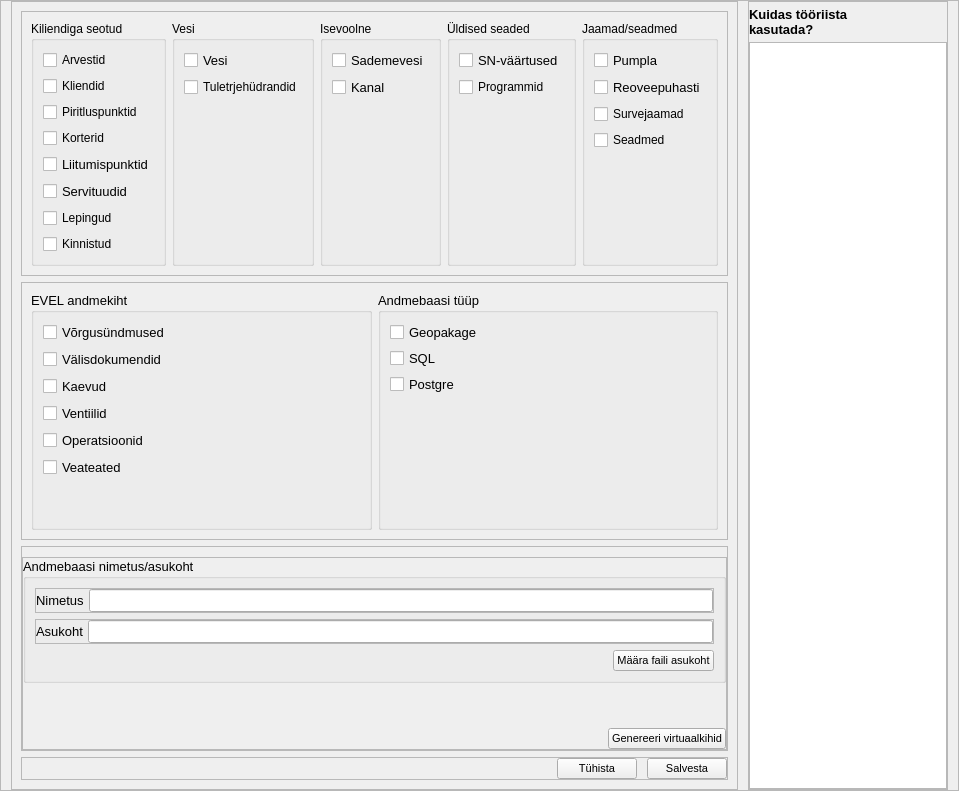
    <widget class="QFrame" name="fMain">
     <property name="minimumSize">
      <size>
       <width>0</width>
       <height>200</height>
      </size>
     </property>
     <property name="frameShape">
      <enum>QFrame::StyledPanel</enum>
     </property>
     <property name="frameShadow">
      <enum>QFrame::Raised</enum>
     </property>
     <layout class="QHBoxLayout" name="horizontalLayout">
      <property name="spacing">
       <number>10</number>
      </property>
      <property name="leftMargin">
       <number>10</number>
      </property>
      <property name="topMargin">
       <number>0</number>
      </property>
      <property name="rightMargin">
       <number>10</number>
      </property>
      <property name="bottomMargin">
       <number>0</number>
      </property>
      <item>
       <widget class="QFrame" name="fMainTools">
        <property name="styleSheet">
         <string notr="true"/>
        </property>
        <property name="frameShape">
         <enum>QFrame::StyledPanel</enum>
        </property>
        <property name="frameShadow">
         <enum>QFrame::Raised</enum>
        </property>
        <layout class="QVBoxLayout" name="verticalLayout">
         <item>
          <widget class="QFrame" name="frame_4">
           <property name="frameShape">
            <enum>QFrame::StyledPanel</enum>
           </property>
           <property name="frameShadow">
            <enum>QFrame::Raised</enum>
           </property>
           <layout class="QHBoxLayout" name="horizontalLayout_6">
            <item>
             <widget class="QGroupBox" name="groupBox_4">
              <property name="title">
               <string>Kiliendiga seotud</string>
              </property>
              <layout class="QVBoxLayout" name="verticalLayout_6">
               <item>
                <widget class="QCheckBox" name="cbFlowMeter">
                 <property name="text">
                  <string>Arvestid</string>
                 </property>
                </widget>
               </item>
               <item>
                <widget class="QCheckBox" name="cbCustomer">
                 <property name="text">
                  <string>Kliendid</string>
                 </property>
                </widget>
               </item>
               <item>
                <widget class="QCheckBox" name="cbDemarcationPoint">
                 <property name="text">
                  <string>Piritluspunktid</string>
                 </property>
                </widget>
               </item>
               <item>
                <widget class="QCheckBox" name="cbApartment">
                 <property name="text">
                  <string>Korterid</string>
                 </property>
                </widget>
               </item>
               <item>
                <widget class="QCheckBox" name="cbConnectionPoints">
                 <property name="font">
                  <font>
                   <pointsize>10</pointsize>
                  </font>
                 </property>
                 <property name="text">
                  <string>Liitumispunktid</string>
                 </property>
                </widget>
               </item>
               <item>
                <widget class="QCheckBox" name="cbEasements">
                 <property name="font">
                  <font>
                   <pointsize>10</pointsize>
                  </font>
                 </property>
                 <property name="text">
                  <string>Servituudid</string>
                 </property>
                </widget>
               </item>
               <item>
                <widget class="QCheckBox" name="cbContract">
                 <property name="text">
                  <string>Lepingud</string>
                 </property>
                </widget>
               </item>
               <item>
                <widget class="QCheckBox" name="cbProperties">
                 <property name="text">
                  <string>Kinnistud</string>
                 </property>
                </widget>
               </item>
              </layout>
             </widget>
            </item>
            <item>
             <widget class="QGroupBox" name="groupBox_5">
              <property name="title">
               <string>Vesi</string>
              </property>
              <layout class="QVBoxLayout" name="verticalLayout_11">
               <item>
                <widget class="QCheckBox" name="cbWater">
                 <property name="font">
                  <font>
                   <pointsize>10</pointsize>
                  </font>
                 </property>
                 <property name="text">
                  <string>Vesi</string>
                 </property>
                </widget>
               </item>
               <item>
                <widget class="QCheckBox" name="cbFirePlug">
                 <property name="text">
                  <string>Tuletrjehüdrandid</string>
                 </property>
                </widget>
               </item>
               <item>
                <spacer name="verticalSpacer_2">
                 <property name="orientation">
                  <enum>Qt::Vertical</enum>
                 </property>
                 <property name="sizeHint" stdset="0">
                  <size>
                   <width>20</width>
                   <height>40</height>
                  </size>
                 </property>
                </spacer>
               </item>
              </layout>
             </widget>
            </item>
            <item>
             <widget class="QGroupBox" name="groupBox_6">
              <property name="title">
               <string>Isevoolne</string>
              </property>
              <layout class="QVBoxLayout" name="verticalLayout_8">
               <item>
                <widget class="QCheckBox" name="cbRainwater">
                 <property name="font">
                  <font>
                   <pointsize>10</pointsize>
                  </font>
                 </property>
                 <property name="text">
                  <string>Sademevesi</string>
                 </property>
                </widget>
               </item>
               <item>
                <widget class="QCheckBox" name="cbSewage">
                 <property name="font">
                  <font>
                   <pointsize>10</pointsize>
                  </font>
                 </property>
                 <property name="text">
                  <string>Kanal</string>
                 </property>
                </widget>
               </item>
               <item>
                <spacer name="verticalSpacer_4">
                 <property name="orientation">
                  <enum>Qt::Vertical</enum>
                 </property>
                 <property name="sizeHint" stdset="0">
                  <size>
                   <width>20</width>
                   <height>40</height>
                  </size>
                 </property>
                </spacer>
               </item>
              </layout>
             </widget>
            </item>
            <item>
             <widget class="QGroupBox" name="groupBox_7">
              <property name="title">
               <string>Üldised seaded</string>
              </property>
              <layout class="QVBoxLayout" name="verticalLayout_7">
               <item>
                <widget class="QCheckBox" name="cbSNConstant">
                 <property name="font">
                  <font>
                   <pointsize>10</pointsize>
                  </font>
                 </property>
                 <property name="text">
                  <string>SN-väärtused</string>
                 </property>
                </widget>
               </item>
               <item>
                <widget class="QCheckBox" name="cbProgram">
                 <property name="text">
                  <string>Programmid</string>
                 </property>
                </widget>
               </item>
               <item>
                <spacer name="verticalSpacer_5">
                 <property name="orientation">
                  <enum>Qt::Vertical</enum>
                 </property>
                 <property name="sizeHint" stdset="0">
                  <size>
                   <width>20</width>
                   <height>40</height>
                  </size>
                 </property>
                </spacer>
               </item>
              </layout>
             </widget>
            </item>
            <item>
             <widget class="QGroupBox" name="groupBox_8">
              <property name="title">
               <string>Jaamad/seadmed</string>
              </property>
              <layout class="QVBoxLayout" name="verticalLayout_9">
               <item>
                <widget class="QCheckBox" name="cbPumpstation">
                 <property name="font">
                  <font>
                   <pointsize>10</pointsize>
                  </font>
                 </property>
                 <property name="text">
                  <string>Pumpla</string>
                 </property>
                </widget>
               </item>
               <item>
                <widget class="QCheckBox" name="cbSewTreatment">
                 <property name="font">
                  <font>
                   <pointsize>10</pointsize>
                  </font>
                 </property>
                 <property name="text">
                  <string>Reoveepuhasti</string>
                 </property>
                </widget>
               </item>
               <item>
                <widget class="QCheckBox" name="cbPressureStation">
                 <property name="text">
                  <string>Survejaamad</string>
                 </property>
                </widget>
               </item>
               <item>
                <widget class="QCheckBox" name="cbDevice">
                 <property name="text">
                  <string>Seadmed</string>
                 </property>
                </widget>
               </item>
               <item>
                <spacer name="verticalSpacer_6">
                 <property name="orientation">
                  <enum>Qt::Vertical</enum>
                 </property>
                 <property name="sizeHint" stdset="0">
                  <size>
                   <width>20</width>
                   <height>40</height>
                  </size>
                 </property>
                </spacer>
               </item>
              </layout>
             </widget>
            </item>
           </layout>
          </widget>
         </item>
         <item>
          <widget class="QFrame" name="frame_5">
           <property name="styleSheet">
            <string notr="true"/>
           </property>
           <property name="frameShape">
            <enum>QFrame::StyledPanel</enum>
           </property>
           <property name="frameShadow">
            <enum>QFrame::Raised</enum>
           </property>
           <layout class="QHBoxLayout" name="horizontalLayout_8">
            <item>
             <widget class="QGroupBox" name="groupBox">
              <property name="font">
               <font>
                <pointsize>10</pointsize>
               </font>
              </property>
              <property name="title">
               <string>EVEL andmekiht</string>
              </property>
              <layout class="QVBoxLayout" name="verticalLayout_2">
               <item>
                <widget class="QCheckBox" name="cbServices">
                 <property name="font">
                  <font>
                   <pointsize>10</pointsize>
                  </font>
                 </property>
                 <property name="text">
                  <string>Võrgusündmused</string>
                 </property>
                </widget>
               </item>
               <item>
                <widget class="QCheckBox" name="cbExternalDoc">
                 <property name="text">
                  <string>Välisdokumendid</string>
                 </property>
                </widget>
               </item>
               <item>
                <widget class="QCheckBox" name="cbManhole">
                 <property name="text">
                  <string>Kaevud</string>
                 </property>
                </widget>
               </item>
               <item>
                <widget class="QCheckBox" name="cbValve">
                 <property name="text">
                  <string>Ventiilid</string>
                 </property>
                </widget>
               </item>
               <item>
                <widget class="QCheckBox" name="cbOperation">
                 <property name="text">
                  <string>Operatsioonid</string>
                 </property>
                </widget>
               </item>
               <item>
                <widget class="QCheckBox" name="cbError">
                 <property name="text">
                  <string>Veateated</string>
                 </property>
                </widget>
               </item>
               <item>
                <spacer name="verticalSpacer_3">
                 <property name="orientation">
                  <enum>Qt::Vertical</enum>
                 </property>
                 <property name="sizeHint" stdset="0">
                  <size>
                   <width>20</width>
                   <height>40</height>
                  </size>
                 </property>
                </spacer>
               </item>
              </layout>
             </widget>
            </item>
            <item>
             <widget class="QGroupBox" name="groupBox_2">
              <property name="font">
               <font>
                <pointsize>10</pointsize>
               </font>
              </property>
              <property name="title">
               <string>Andmebaasi tüüp</string>
              </property>
              <layout class="QVBoxLayout" name="verticalLayout_4">
               <property name="spacing">
                <number>5</number>
               </property>
               <item>
                <widget class="QCheckBox" name="cbGepackage">
                 <property name="font">
                  <font>
                   <pointsize>10</pointsize>
                  </font>
                 </property>
                 <property name="text">
                  <string>Geopakage</string>
                 </property>
                </widget>
               </item>
               <item>
                <widget class="QCheckBox" name="cbSQLDatabase">
                 <property name="font">
                  <font>
                   <pointsize>10</pointsize>
                  </font>
                 </property>
                 <property name="text">
                  <string>SQL</string>
                 </property>
                </widget>
               </item>
               <item>
                <widget class="QCheckBox" name="cbPostgreDatabase">
                 <property name="font">
                  <font>
                   <pointsize>10</pointsize>
                  </font>
                 </property>
                 <property name="text">
                  <string>Postgre</string>
                 </property>
                </widget>
               </item>
               <item>
                <spacer name="verticalSpacer_7">
                 <property name="orientation">
                  <enum>Qt::Vertical</enum>
                 </property>
                 <property name="sizeHint" stdset="0">
                  <size>
                   <width>20</width>
                   <height>40</height>
                  </size>
                 </property>
                </spacer>
               </item>
              </layout>
             </widget>
            </item>
           </layout>
          </widget>
         </item>
         <item>
          <widget class="QFrame" name="fEVEL_settings">
           <property name="frameShape">
            <enum>QFrame::StyledPanel</enum>
           </property>
           <property name="frameShadow">
            <enum>QFrame::Raised</enum>
           </property>
           <layout class="QHBoxLayout" name="horizontalLayout_2">
            <property name="spacing">
             <number>5</number>
            </property>
            <property name="leftMargin">
             <number>0</number>
            </property>
            <property name="topMargin">
             <number>10</number>
            </property>
            <property name="rightMargin">
             <number>0</number>
            </property>
            <property name="bottomMargin">
             <number>0</number>
            </property>
            <item>
             <widget class="QFrame" name="frame">
              <property name="frameShape">
               <enum>QFrame::StyledPanel</enum>
              </property>
              <property name="frameShadow">
               <enum>QFrame::Raised</enum>
              </property>
              <layout class="QVBoxLayout" name="verticalLayout_3">
               <property name="spacing">
                <number>5</number>
               </property>
               <property name="leftMargin">
                <number>0</number>
               </property>
               <property name="topMargin">
                <number>0</number>
               </property>
               <property name="rightMargin">
                <number>0</number>
               </property>
               <property name="bottomMargin">
                <number>0</number>
               </property>
               <item>
                <widget class="QGroupBox" name="groupBox_3">
                 <property name="font">
                  <font>
                   <pointsize>10</pointsize>
                  </font>
                 </property>
                 <property name="title">
                  <string>Andmebaasi nimetus/asukoht</string>
                 </property>
                 <layout class="QVBoxLayout" name="verticalLayout_5">
                  <item>
                   <widget class="QFrame" name="frame_3">
                    <property name="frameShape">
                     <enum>QFrame::StyledPanel</enum>
                    </property>
                    <property name="frameShadow">
                     <enum>QFrame::Raised</enum>
                    </property>
                    <layout class="QHBoxLayout" name="horizontalLayout_5">
                     <property name="spacing">
                      <number>5</number>
                     </property>
                     <property name="leftMargin">
                      <number>0</number>
                     </property>
                     <property name="topMargin">
                      <number>0</number>
                     </property>
                     <property name="rightMargin">
                      <number>0</number>
                     </property>
                     <property name="bottomMargin">
                      <number>0</number>
                     </property>
                     <item>
                      <widget class="QLabel" name="label_2">
                       <property name="text">
                        <string>Nimetus</string>
                       </property>
                      </widget>
                     </item>
                     <item>
                      <widget class="QLineEdit" name="leDatabaseName"/>
                     </item>
                    </layout>
                   </widget>
                  </item>
                  <item>
                   <widget class="QFrame" name="frame_2">
                    <property name="frameShape">
                     <enum>QFrame::StyledPanel</enum>
                    </property>
                    <property name="frameShadow">
                     <enum>QFrame::Raised</enum>
                    </property>
                    <layout class="QHBoxLayout" name="horizontalLayout_4">
                     <property name="spacing">
                      <number>5</number>
                     </property>
                     <property name="leftMargin">
                      <number>0</number>
                     </property>
                     <property name="topMargin">
                      <number>0</number>
                     </property>
                     <property name="rightMargin">
                      <number>0</number>
                     </property>
                     <property name="bottomMargin">
                      <number>0</number>
                     </property>
                     <item>
                      <widget class="QLabel" name="label">
                       <property name="text">
                        <string>Asukoht</string>
                       </property>
                      </widget>
                     </item>
                     <item>
                      <widget class="QLineEdit" name="leLocation"/>
                     </item>
                    </layout>
                   </widget>
                  </item>
                  <item alignment="Qt::AlignRight">
                   <widget class="QPushButton" name="pbFileLocation">
                    <property name="font">
                     <font>
                      <pointsize>8</pointsize>
                     </font>
                    </property>
                    <property name="text">
                     <string>Määra faili asukoht</string>
                    </property>
                   </widget>
                  </item>
                 </layout>
                </widget>
               </item>
               <item>
                <spacer name="verticalSpacer">
                 <property name="orientation">
                  <enum>Qt::Vertical</enum>
                 </property>
                 <property name="sizeHint" stdset="0">
                  <size>
                   <width>20</width>
                   <height>40</height>
                  </size>
                 </property>
                </spacer>
               </item>
               <item alignment="Qt::AlignRight">
                <widget class="QPushButton" name="pbGenerateVrtLayer">
                 <property name="font">
                  <font>
                   <pointsize>8</pointsize>
                  </font>
                 </property>
                 <property name="text">
                  <string>Genereeri virtuaalkihid</string>
                 </property>
                </widget>
               </item>
              </layout>
             </widget>
            </item>
           </layout>
          </widget>
         </item>
         <item>
          <widget class="QFrame" name="fButtons">
           <property name="frameShape">
            <enum>QFrame::StyledPanel</enum>
           </property>
           <property name="frameShadow">
            <enum>QFrame::Raised</enum>
           </property>
           <layout class="QHBoxLayout" name="horizontalLayout_7">
            <property name="spacing">
             <number>10</number>
            </property>
            <property name="leftMargin">
             <number>0</number>
            </property>
            <property name="topMargin">
             <number>0</number>
            </property>
            <property name="rightMargin">
             <number>0</number>
            </property>
            <property name="bottomMargin">
             <number>0</number>
            </property>
            <item>
             <spacer name="horizontalSpacer">
              <property name="orientation">
               <enum>Qt::Horizontal</enum>
              </property>
              <property name="sizeHint" stdset="0">
               <size>
                <width>411</width>
                <height>20</height>
               </size>
              </property>
             </spacer>
            </item>
            <item>
             <widget class="QPushButton" name="pbCancel">
              <property name="font">
               <font>
                <pointsize>8</pointsize>
               </font>
              </property>
              <property name="text">
               <string>Tühista</string>
              </property>
              <property name="icon">
               <iconset>
                <normaloff>../../icons/Icons_hele/x-circle.svg</normaloff>../../icons/Icons_hele/x-circle.svg</iconset>
              </property>
             </widget>
            </item>
            <item>
             <widget class="QPushButton" name="pbSave">
              <property name="font">
               <font>
                <family>Tahoma</family>
                <pointsize>8</pointsize>
               </font>
              </property>
              <property name="text">
               <string>Salvesta</string>
              </property>
              <property name="icon">
               <iconset>
                <normaloff>../../icons/Icons_hele/save.svg</normaloff>../../icons/Icons_hele/save.svg</iconset>
              </property>
              <property name="iconSize">
               <size>
                <width>16</width>
                <height>16</height>
               </size>
              </property>
             </widget>
            </item>
           </layout>
          </widget>
         </item>
        </layout>
       </widget>
      </item>
      <item>
       <widget class="QFrame" name="fHelpMenu">
        <property name="minimumSize">
         <size>
          <width>200</width>
          <height>0</height>
         </size>
        </property>
        <property name="maximumSize">
         <size>
          <width>200</width>
          <height>16777215</height>
         </size>
        </property>
        <property name="styleSheet">
         <string notr="true"/>
        </property>
        <property name="frameShape">
         <enum>QFrame::StyledPanel</enum>
        </property>
        <property name="frameShadow">
         <enum>QFrame::Raised</enum>
        </property>
        <layout class="QVBoxLayout" name="verticalLayout_10">
         <property name="spacing">
          <number>5</number>
         </property>
         <property name="leftMargin">
          <number>0</number>
         </property>
         <property name="topMargin">
          <number>5</number>
         </property>
         <property name="rightMargin">
          <number>0</number>
         </property>
         <property name="bottomMargin">
          <number>0</number>
         </property>
         <item>
          <widget class="QLabel" name="label_4">
           <property name="font">
            <font>
             <pointsize>10</pointsize>
             <weight>75</weight>
             <bold>true</bold>
            </font>
           </property>
           <property name="text">
            <string>Kuidas tööriista
kasutada?</string>
           </property>
           <property name="textFormat">
            <enum>Qt::AutoText</enum>
           </property>
          </widget>
         </item>
         <item>
          <widget class="QTextEdit" name="textEdit">
           <property name="font">
            <font>
             <pointsize>10</pointsize>
            </font>
           </property>
           <property name="html">
            <string>&lt;!DOCTYPE HTML PUBLIC &quot;-//W3C//DTD HTML 4.0//EN&quot; &quot;http://www.w3.org/TR/REC-html40/strict.dtd&quot;&gt;
&lt;html&gt;&lt;head&gt;&lt;meta name=&quot;qrichtext&quot; content=&quot;1&quot; /&gt;&lt;style type=&quot;text/css&quot;&gt;
p, li { white-space: pre-wrap; }
&lt;/style&gt;&lt;/head&gt;&lt;body style=&quot; font-family:'MS Shell Dlg 2'; font-size:10pt; font-weight:400; font-style:normal;&quot;&gt;
&lt;p style=&quot;-qt-paragraph-type:empty; margin-top:0px; margin-bottom:0px; margin-left:0px; margin-right:0px; -qt-block-indent:0; text-indent:0px;&quot;&gt;&lt;br /&gt;&lt;/p&gt;&lt;/body&gt;&lt;/html&gt;</string>
           </property>
           <property name="overwriteMode">
            <bool>false</bool>
           </property>
           <property name="textInteractionFlags">
            <set>Qt::TextSelectableByKeyboard|Qt::TextSelectableByMouse</set>
           </property>
          </widget>
         </item>
        </layout>
       </widget>
      </item>
     </layout>
    </widget>
